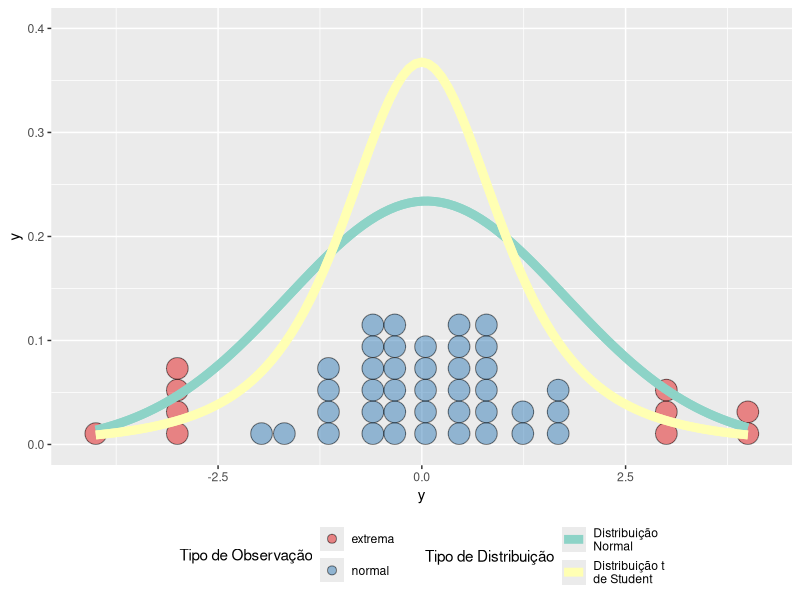

Generate this figure with R:
## ---- chunk 1
knitr::opts_chunk$set(echo = TRUE,
                      fig.width = 6,
                      fig.asp = 0.618,
                      out.width = "70%",
                      fig.align = "center",
                      fig.retina = 3)
set.seed(123)
## ---- chunk 2
library(dplyr)

n_sims <- 50

sims <- tibble(
  x = 1:n_sims,
  y = c(rnorm(floor(4 * n_sims/5)), sample(c(-4:-3, 3:4),ceiling(n_sims/5), 1)),
  tipo = c(rep("normal", floor(4 * n_sims/5)), rep("extrema", ceiling(n_sims/5)))
) %>% 
  sample_frac(1L)  ## Randomize!
## ---- chunk 3
library(ggplot2)
sims %>%
  ggplot(aes(y, fill = tipo)) +
  geom_dotplot(alpha = 0.5) +
  stat_function(fun = dnorm,
                args = list(mean = mean(sims$y), sd = sd(sims$y)),
                aes(color = "Distribuição\nNormal"), size = 3) +
  stat_function(fun = dt,
                args = list(df = 3),
                aes(color = "Distribuição t\nde Student"), size = 3) +
  scale_fill_brewer("Tipo de Observação", palette = "Set1",
                    guide = guide_legend(ncol = 1,nrow = 2,byrow = TRUE)) +
  scale_colour_brewer("Tipo de Distribuição", palette = "Set3",
                      guide = guide_legend(ncol = 1,nrow = 2,byrow = TRUE))+
  theme(legend.position = "bottom") +
  ylim(c(0, 0.4))
## ---- chunk 4
sessionInfo()
